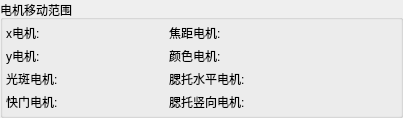
            <widget class="QGroupBox" name="groupBox_16">
             <property name="minimumSize">
              <size>
               <width>0</width>
               <height>0</height>
              </size>
             </property>
             <property name="maximumSize">
              <size>
               <width>16777215</width>
               <height>16777215</height>
              </size>
             </property>
             <property name="title">
              <string>电机移动范围</string>
             </property>
             <layout class="QGridLayout" name="gridLayout_8">
              <property name="leftMargin">
               <number>3</number>
              </property>
              <property name="topMargin">
               <number>3</number>
              </property>
              <property name="rightMargin">
               <number>3</number>
              </property>
              <property name="bottomMargin">
               <number>3</number>
              </property>
              <property name="spacing">
               <number>3</number>
              </property>
              <item row="0" column="1">
               <widget class="QLabel" name="label_xMotorRange">
                <property name="minimumSize">
                 <size>
                  <width>105</width>
                  <height>0</height>
                 </size>
                </property>
                <property name="text">
                 <string/>
                </property>
               </widget>
              </item>
              <item row="0" column="3">
               <widget class="QLabel" name="label_focalMotorRange">
                <property name="minimumSize">
                 <size>
                  <width>105</width>
                  <height>0</height>
                 </size>
                </property>
                <property name="text">
                 <string/>
                </property>
               </widget>
              </item>
              <item row="3" column="3">
               <widget class="QLabel" name="label_chinVertMotorRange">
                <property name="minimumSize">
                 <size>
                  <width>70</width>
                  <height>0</height>
                 </size>
                </property>
                <property name="text">
                 <string/>
                </property>
               </widget>
              </item>
              <item row="1" column="3">
               <widget class="QLabel" name="label_colorMotorRange">
                <property name="minimumSize">
                 <size>
                  <width>70</width>
                  <height>0</height>
                 </size>
                </property>
                <property name="text">
                 <string/>
                </property>
               </widget>
              </item>
              <item row="0" column="2">
               <widget class="QLabel" name="label_58">
                <property name="text">
                 <string>焦距电机:</string>
                </property>
               </widget>
              </item>
              <item row="1" column="1">
               <widget class="QLabel" name="label_yMotorRange">
                <property name="minimumSize">
                 <size>
                  <width>70</width>
                  <height>0</height>
                 </size>
                </property>
                <property name="text">
                 <string/>
                </property>
               </widget>
              </item>
              <item row="2" column="1">
               <widget class="QLabel" name="label_spotMotorRange">
                <property name="minimumSize">
                 <size>
                  <width>70</width>
                  <height>0</height>
                 </size>
                </property>
                <property name="text">
                 <string/>
                </property>
               </widget>
              </item>
              <item row="0" column="0">
               <widget class="QLabel" name="label_52">
                <property name="text">
                 <string>x电机:</string>
                </property>
               </widget>
              </item>
              <item row="3" column="1">
               <widget class="QLabel" name="label_shutterMotorRange">
                <property name="minimumSize">
                 <size>
                  <width>70</width>
                  <height>0</height>
                 </size>
                </property>
                <property name="text">
                 <string/>
                </property>
               </widget>
              </item>
              <item row="2" column="0">
               <widget class="QLabel" name="label_62">
                <property name="minimumSize">
                 <size>
                  <width>0</width>
                  <height>0</height>
                 </size>
                </property>
                <property name="text">
                 <string>光斑电机:</string>
                </property>
               </widget>
              </item>
              <item row="3" column="2">
               <widget class="QLabel" name="label_65">
                <property name="text">
                 <string>腮托竖向电机:</string>
                </property>
               </widget>
              </item>
              <item row="2" column="2">
               <widget class="QLabel" name="label_68">
                <property name="sizePolicy">
                 <sizepolicy hsizetype="Expanding" vsizetype="Preferred">
                  <horstretch>0</horstretch>
                  <verstretch>0</verstretch>
                 </sizepolicy>
                </property>
                <property name="minimumSize">
                 <size>
                  <width>80</width>
                  <height>0</height>
                 </size>
                </property>
                <property name="text">
                 <string>腮托水平电机:</string>
                </property>
               </widget>
              </item>
              <item row="1" column="0">
               <widget class="QLabel" name="label_54">
                <property name="text">
                 <string>y电机:</string>
                </property>
               </widget>
              </item>
              <item row="1" column="2">
               <widget class="QLabel" name="label_56">
                <property name="text">
                 <string>颜色电机:</string>
                </property>
               </widget>
              </item>
              <item row="1" column="4">
               <spacer name="horizontalSpacer_22">
                <property name="orientation">
                 <enum>Qt::Horizontal</enum>
                </property>
                <property name="sizeHint" stdset="0">
                 <size>
                  <width>40</width>
                  <height>20</height>
                 </size>
                </property>
               </spacer>
              </item>
              <item row="2" column="3">
               <widget class="QLabel" name="label_chinHozMotorRange">
                <property name="minimumSize">
                 <size>
                  <width>70</width>
                  <height>0</height>
                 </size>
                </property>
                <property name="text">
                 <string/>
                </property>
               </widget>
              </item>
              <item row="0" column="4">
               <spacer name="horizontalSpacer_25">
                <property name="orientation">
                 <enum>Qt::Horizontal</enum>
                </property>
                <property name="sizeHint" stdset="0">
                 <size>
                  <width>40</width>
                  <height>20</height>
                 </size>
                </property>
               </spacer>
              </item>
              <item row="2" column="4">
               <spacer name="horizontalSpacer_23">
                <property name="orientation">
                 <enum>Qt::Horizontal</enum>
                </property>
                <property name="sizeHint" stdset="0">
                 <size>
                  <width>40</width>
                  <height>20</height>
                 </size>
                </property>
               </spacer>
              </item>
              <item row="3" column="0">
               <widget class="QLabel" name="label_64">
                <property name="minimumSize">
                 <size>
                  <width>0</width>
                  <height>0</height>
                 </size>
                </property>
                <property name="text">
                 <string>快门电机:</string>
                </property>
               </widget>
              </item>
              <item row="3" column="4">
               <spacer name="horizontalSpacer_24">
                <property name="orientation">
                 <enum>Qt::Horizontal</enum>
                </property>
                <property name="sizeHint" stdset="0">
                 <size>
                  <width>40</width>
                  <height>20</height>
                 </size>
                </property>
               </spacer>
              </item>
             </layout>
            </widget>
